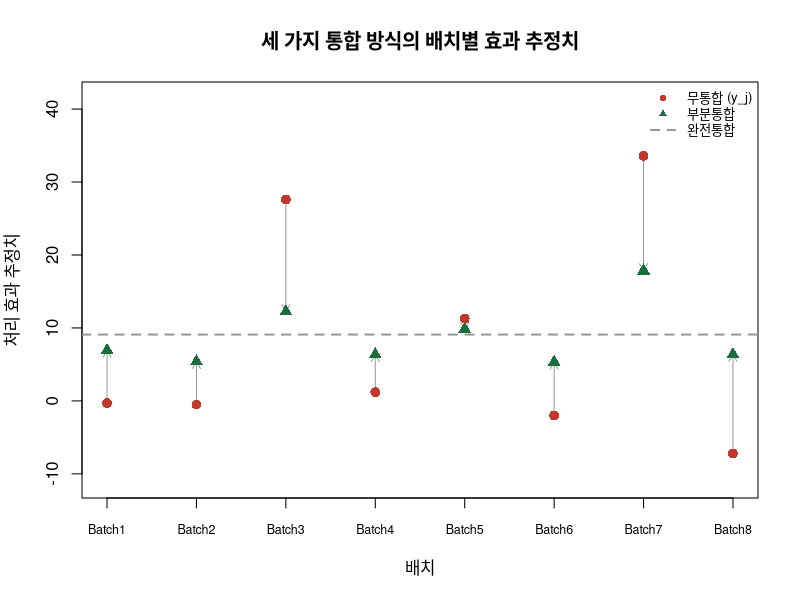
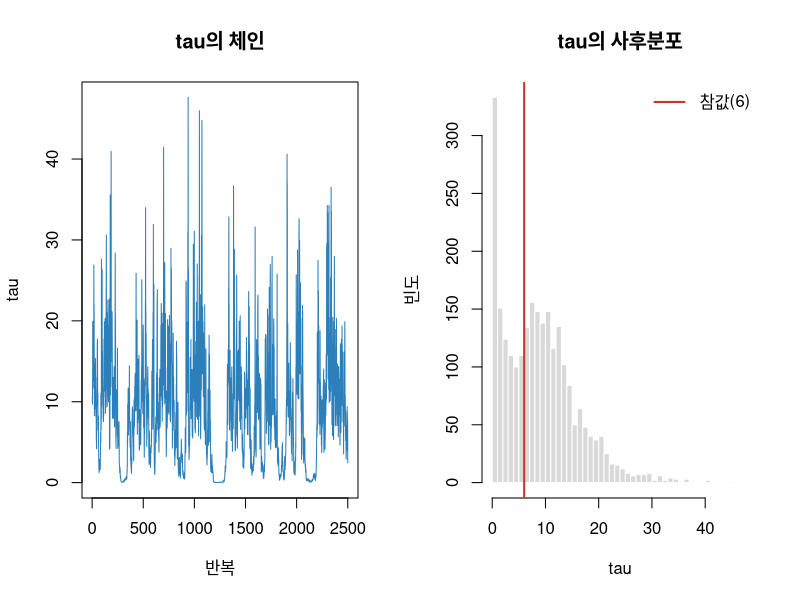
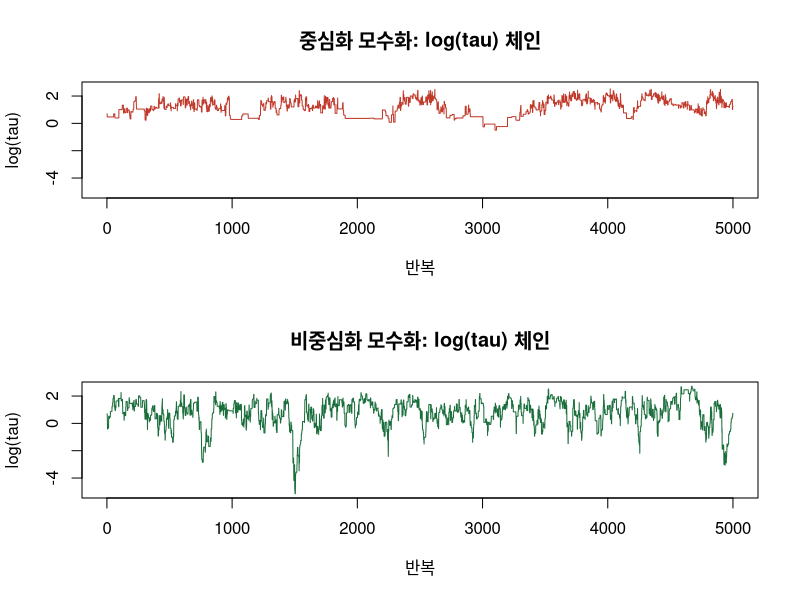
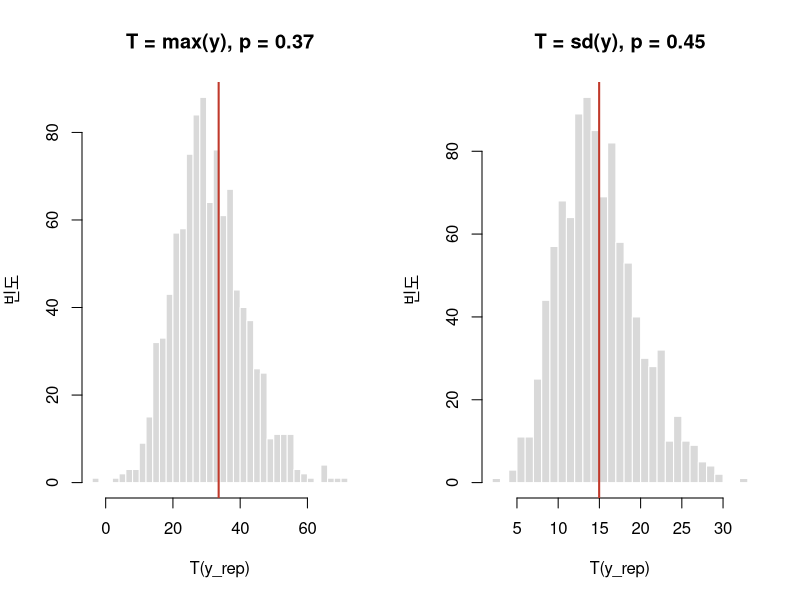
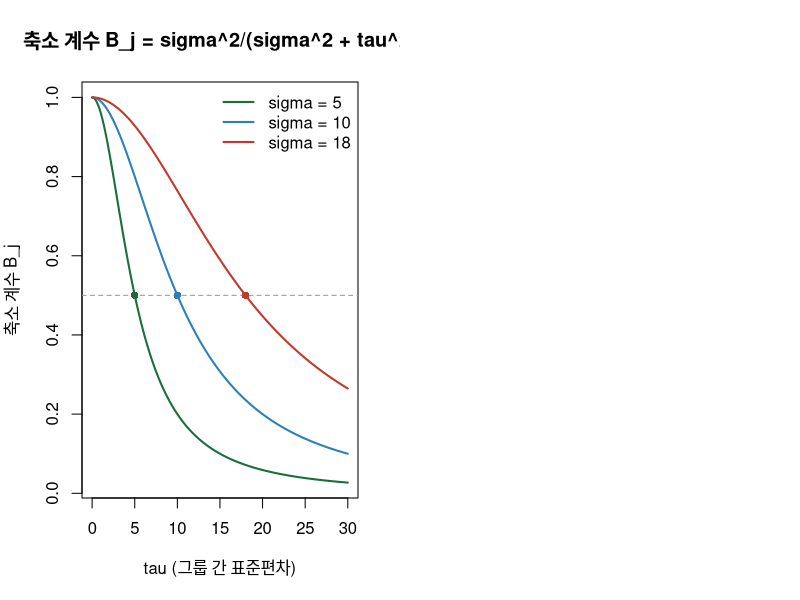
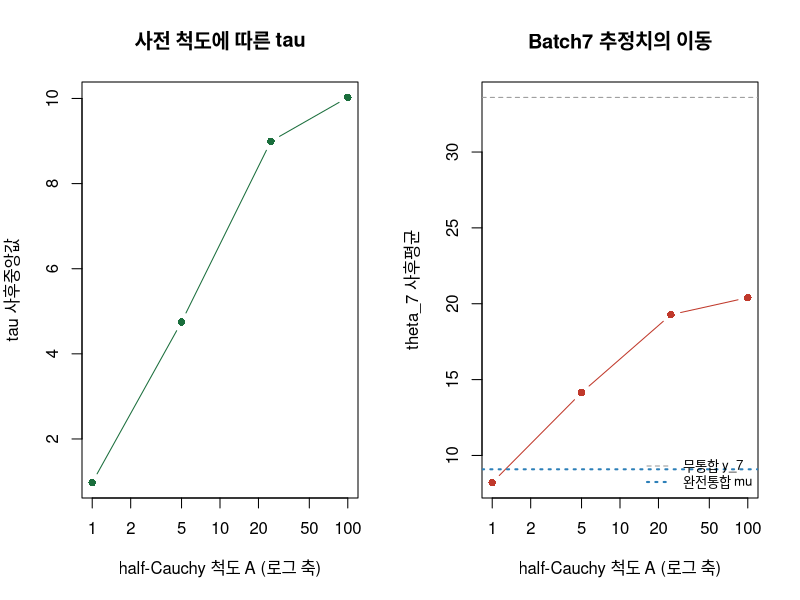

Recreate these plots in R, in order.
## ---- chunk 1
set.seed(9)
n_batch <- 8; batch_id <- paste0("Batch", 1:n_batch)
sigma_j <- c(15, 10, 16, 11, 9, 11, 10, 18)           # 배치별 표준오차(표본 수가 달라 다름)
mu_true <- 8; tau_true <- 6                           # 참값
theta_true <- rnorm(n_batch, mu_true, tau_true)       # 배치별 참 효과 (가상)
y_j <- round(rnorm(n_batch, theta_true, sigma_j), 1)  # 관측된 효과 추정치 (가상)
mu_pool <- sum(y_j / sigma_j^2) / sum(1 / sigma_j^2)  # 완전 통합: 정밀도 가중 평균
neg_log_marg <- function(par) -sum(dnorm(y_j, par[1], sqrt(sigma_j^2 + exp(par[2])^2), log = TRUE))  # 경험적 베이즈
fit_eb <- optim(c(0, log(5)), neg_log_marg); mu_eb <- fit_eb$par[1]; tau_eb <- exp(fit_eb$par[2])
b_j <- sigma_j^2 / (sigma_j^2 + tau_eb^2)             # 축소 계수 B_j
theta_partial <- b_j * mu_eb + (1 - b_j) * y_j        # 부분 통합 추정치
cat(sprintf("완전통합 mu = %.2f | 경험적 베이즈 mu = %.2f, tau = %.2f\n", mu_pool, mu_eb, tau_eb))
tab1 <- round(rbind(sigma_j, y_j, theta_partial, b_j), 2)
rownames(tab1) <- c("표준오차", "무통합 y_j", "부분통합", "축소계수 B_j"); colnames(tab1) <- batch_id; print(tab1)
plot(1:n_batch, y_j, type = "n", ylim = range(c(y_j, theta_partial)) + c(-4, 8), xaxt = "n",
     main = "세 가지 통합 방식의 배치별 효과 추정치", xlab = "배치", ylab = "처리 효과 추정치")
axis(1, at = 1:n_batch, labels = batch_id, cex.axis = 0.75); abline(h = mu_pool, col = "grey60", lwd = 2, lty = 2)
arrows(1:n_batch, y_j, 1:n_batch, theta_partial, length = 0.08, col = "grey60")  # 축소량
points(1:n_batch, y_j, pch = 16, col = "#c0392b", cex = 1.3)
points(1:n_batch, theta_partial, pch = 17, col = "#1a6e3c", cex = 1.3)
legend("topright", bty = "n", cex = 0.8, legend = c("무통합 (y_j)", "부분통합", "완전통합"),
       col = c("#c0392b", "#1a6e3c", "grey60"), pch = c(16, 17, NA), lty = c(NA, NA, 2), lwd = c(NA, NA, 2))
## ---- chunk 2
gibbs_hier <- function(y, sigma, n_iter = 5000, a_scale = 25, seed = 1) {
  set.seed(seed); n_g <- length(y)
  theta <- y; mu <- mean(y); tau2 <- var(y); xi <- 1     # 초기값
  out_mu <- numeric(n_iter); out_tau <- numeric(n_iter); out_theta <- matrix(0, n_iter, n_g)
  for (it in 1:n_iter) {
    prec  <- 1/sigma^2 + 1/tau2                          # 1) theta_j | mu, tau^2, y
    theta <- rnorm(n_g, (y/sigma^2 + mu/tau2) / prec, sqrt(1/prec))
    mu    <- rnorm(1, mean(theta), sqrt(tau2 / n_g))     # 2) mu | theta, tau^2
    tau2  <- 1 / rgamma(1, shape = (n_g+1)/2, rate = 1/xi + 0.5*sum((theta-mu)^2))  # 3) tau^2 | ..
    xi    <- 1 / rgamma(1, shape = 1, rate = 1/a_scale^2 + 1/tau2)   # 4) 보조변수
    out_mu[it] <- mu; out_tau[it] <- sqrt(tau2); out_theta[it, ] <- theta
  }
  keep <- (n_iter/2 + 1):n_iter                          # 앞 절반은 번인(burn-in)
  list(mu = out_mu[keep], tau = out_tau[keep], theta = out_theta[keep, , drop = FALSE])
}
fit_pp <- gibbs_hier(y_j, sigma_j, n_iter = 5000, a_scale = 25, seed = 7)
fmt <- function(v, f) sprintf("%.2f (95%% %.1f ~ %.1f)", f(v), quantile(v, 0.025), quantile(v, 0.975))
cat("mu  사후평균  ", fmt(fit_pp$mu, mean), "\ntau 사후중앙값", fmt(fit_pp$tau, median), "\n")
print(round(colMeans(fit_pp$theta), 1))
par(mfrow = c(1, 2))
plot(fit_pp$tau, type = "l", col = "#2c7fb8", main = "tau의 체인", xlab = "반복", ylab = "tau")
hist(fit_pp$tau, breaks = 40, col = "grey85", border = "white",
     main = "tau의 사후분포", xlab = "tau", ylab = "빈도")
abline(v = tau_true, col = "#c0392b", lwd = 2); legend("topright", "참값(6)", col = "#c0392b", lwd = 2, bty = "n")
## ---- chunk 3
set.seed(19)
sigma_s <- rep(10, n_batch); a_hn <- 5        # tau ~ Half-Normal(0, 5)
y_s <- round(rnorm(n_batch, 5, sigma_s), 1)   # 배치 간 차이가 없는(tau=0) 가상 데이터
# 중심화: 모수는 (mu, log tau, theta_1..theta_J). 마지막 log_tau 항은 야코비안.
lp_centered <- function(p, y, sigma) {
  mu <- p[1]; log_tau <- p[2]; tau <- exp(log_tau); theta <- p[-(1:2)]
  sum(dnorm(y, theta, sigma, log = TRUE)) + sum(dnorm(theta, mu, tau, log = TRUE)) + dnorm(tau, 0, a_hn, log = TRUE) + log_tau
}
# 비중심화: 모수는 (mu, log tau, eta_1..eta_J), theta = mu + tau * eta
lp_noncentered <- function(p, y, sigma) {
  mu <- p[1]; log_tau <- p[2]; tau <- exp(log_tau); eta <- p[-(1:2)]
  sum(dnorm(y, mu + tau * eta, sigma, log = TRUE)) + sum(dnorm(eta, 0, 1, log = TRUE)) + dnorm(tau, 0, a_hn, log = TRUE) + log_tau
}
rw_metropolis <- function(lp, init, step, n_iter, y, sigma, seed = 1) {
  set.seed(seed); d <- length(init); draws <- matrix(0, n_iter, d)
  cur <- init; lp_cur <- lp(cur, y, sigma); n_acc <- 0
  for (it in 1:n_iter) {
    prop <- cur + rnorm(d, 0, step)                      # 대칭 제안분포
    lp_prop <- lp(prop, y, sigma)
    if (log(runif(1)) < lp_prop - lp_cur) { cur <- prop; lp_cur <- lp_prop; n_acc <- n_acc + 1 }
    draws[it, ] <- cur
  }
  list(draws = draws, acc = n_acc / n_iter)
}
var_plus_hat <- function(sims) {               # 아래 두 함수는 W6에서 만든 것과 같습니다
  sims <- as.matrix(sims); n <- nrow(sims); m <- ncol(sims)
  ((n - 1) / n) * mean(apply(sims, 2, var)) + if (m > 1) var(colMeans(sims)) else 0
}
ess_basic <- function(sims) {
  sims <- as.matrix(sims); n0 <- nrow(sims); h <- floor(n0 / 2)
  sp <- cbind(sims[1:h, , drop = FALSE], sims[(n0 - h + 1):n0, , drop = FALSE])  # split
  n <- nrow(sp); m <- ncol(sp); w <- mean(apply(sp, 2, var)); var_plus <- var_plus_hat(sp)
  if (!is.finite(var_plus) || var_plus <= 0) return(NA_real_)
  acov <- sapply(seq_len(m), function(j)      # 체인별 자기공분산을 시차 n-1 까지
    acf(sp[, j], lag.max = n - 1, type = "covariance", plot = FALSE)$acf[, 1, 1])
  rho <- 1 - (w - rowMeans(as.matrix(acov))) / var_plus   # rho[k] 는 시차 k-1 의 자기상관
  n_pair <- floor(length(rho) / 2)                        # 시차 0부터 둘씩: (r0+r1), (r2+r3), ...
  pair <- cummin(rho[2 * (1:n_pair) - 1] + rho[2 * (1:n_pair)])   # 초기 단조 수열
  keep <- which(pair < 0)[1] - 1; if (is.na(keep)) keep <- n_pair  # 첫 음수 직전까지
  tau <- -1 + 2 * (if (keep >= 1) sum(pair[1:keep]) else 0)
  m * n / max(tau, 1 / log10(m * n))          # mn / tau. 상한 없음(반상관이면 ESS > mn)
}
fit_c <- rw_metropolis(lp_centered, c(mean(y_s), log(2), rep(mean(y_s), n_batch)),
                       c(1.5, 0.5, rep(2, n_batch)), 5000, y_s, sigma_s, seed = 11)
fit_n <- rw_metropolis(lp_noncentered, c(mean(y_s), log(2), rep(0, n_batch)),
                       c(1.5, 0.5, rep(0.7, n_batch)), 5000, y_s, sigma_s, seed = 11)
log_tau_c <- fit_c$draws[, 2]; log_tau_n <- fit_n$draws[, 2]
cmp <- data.frame(c("중심화", "비중심화"), round(c(fit_c$acc, fit_n$acc), 3), round(c(ess_basic(log_tau_c),
       ess_basic(log_tau_n))), round(c(min(exp(log_tau_c)), min(exp(log_tau_n))), 4))
names(cmp) <- c("모수화", "채택률", "ESS_logtau", "도달한 최소 tau"); print(cmp)
par(mfrow = c(2, 1)); yr <- range(c(log_tau_c, log_tau_n))
plot(log_tau_c, type = "l", col = "#c0392b", ylim = yr,
     main = "중심화 모수화: log(tau) 체인", xlab = "반복", ylab = "log(tau)")
plot(log_tau_n, type = "l", col = "#1a6e3c", ylim = yr,
     main = "비중심화 모수화: log(tau) 체인", xlab = "반복", ylab = "log(tau)")
## ---- chunk 4
set.seed(1)
n_rep <- 1000
idx <- sample(nrow(fit_pp$theta), n_rep, replace = TRUE)   # 사후 표본에서 theta 추출
sigma_mat <- matrix(sigma_j, n_rep, n_batch, byrow = TRUE)  # 가짜 데이터셋 1000개
y_rep <- matrix(rnorm(n_rep * n_batch, fit_pp$theta[idx, , drop = FALSE], sigma_mat), n_rep, n_batch)
t_max_rep <- apply(y_rep, 1, max); t_sd_rep <- apply(y_rep, 1, sd)
p_max <- mean(t_max_rep >= max(y_j)); p_sd <- mean(t_sd_rep >= sd(y_j)); par(mfrow = c(1, 2))
hist(t_max_rep, breaks = 40, col = "grey85", border = "white",
     main = sprintf("T = max(y), p = %.2f", p_max), xlab = "T(y_rep)", ylab = "빈도")
abline(v = max(y_j), col = "#c0392b", lwd = 2)
hist(t_sd_rep, breaks = 40, col = "grey85", border = "white",
     main = sprintf("T = sd(y), p = %.2f", p_sd), xlab = "T(y_rep)", ylab = "빈도")
abline(v = sd(y_j), col = "#c0392b", lwd = 2)
## ---- chunk 5
waic_calc <- function(log_lik) {                 # log_lik: S(사후표본) x n(관측) 행렬
  lppd_i <- apply(log_lik, 2,                    # 관측별 로그 사후예측밀도 (log-sum-exp)
                  function(v) { m <- max(v); m + log(mean(exp(v - m))) })
  p_i <- apply(log_lik, 2, var); elpd_i <- lppd_i - p_i   # 관측별 로그가능도의 사후 분산
  list(lppd = sum(lppd_i), p_waic = sum(p_i), elpd_i = elpd_i, waic = -2 * sum(elpd_i),
       se = 2 * sqrt(length(elpd_i)) * sd(elpd_i))
}
n_draw <- nrow(fit_pp$theta); y_mat <- matrix(y_j, n_draw, n_batch, byrow = TRUE)
sig_full <- matrix(sigma_j, n_draw, n_batch, byrow = TRUE)
ll_partial <- dnorm(y_mat, fit_pp$theta, sig_full, log = TRUE)     # 부분 통합
set.seed(3)   # 무통합 사후 theta_j | y ~ N(y_j, sigma_j^2)
theta_nopool <- matrix(rnorm(n_draw * n_batch, y_mat, sig_full), n_draw, n_batch)
ll_nopool <- dnorm(y_mat, theta_nopool, sig_full, log = TRUE)
w_pp <- waic_calc(ll_partial); w_np <- waic_calc(ll_nopool)
res_w <- data.frame(c("부분통합", "무통합"), round(c(w_pp$lppd, w_np$lppd), 2),
                    round(c(w_pp$p_waic, w_np$p_waic), 2), round(c(w_pp$waic, w_np$waic), 2), round(c(w_pp$se, w_np$se), 2))
names(res_w) <- c("모형", "lppd", "p_waic", "WAIC", "se"); print(res_w)
d_i <- w_pp$elpd_i - w_np$elpd_i                 # 짝지은 차이로 표준오차를 구함
cat(sprintf("WAIC 차이(부분통합 - 무통합) = %.2f, se = %.2f\n", -2 * sum(d_i), 2 * sqrt(n_batch) * sd(d_i)))
cat("p_waic_i > 0.4 인 관측 수:  부분통합", sum(apply(ll_partial, 2, var) > 0.4),
    "/ 무통합", sum(apply(ll_nopool, 2, var) > 0.4), "\n")
## ---- chunk 6
tau_grid <- seq(0.01, 30, length.out = 300)
sig_set <- c(5, 10, 18); col_set <- c("#1a6e3c", "#2c7fb8", "#c0392b")
b_mat <- sapply(sig_set, function(s) s^2 / (s^2 + tau_grid^2))
matplot(tau_grid, b_mat, type = "l", lwd = 2, lty = 1, col = col_set,
        main = "축소 계수 B_j = sigma^2/(sigma^2 + tau^2)", xlab = "tau (그룹 간 표준편차)", ylab = "축소 계수 B_j")
abline(h = 0.5, col = "grey60", lty = 2)
points(sig_set, rep(0.5, length(sig_set)), pch = 16, col = col_set)  # tau = sigma 지점
legend("topright", legend = paste("sigma =", sig_set), bty = "n", col = col_set, lwd = 2)
## ---- chunk 7
set.seed(2024); mu_draw <- rnorm(2000, 1.2, 0.4)   # 어떤 모형의 사후 표본 S = 2000
y_obs <- c(0.7, 1.5, 2.9, 0.2, 1.1, 1.8)    # 가상의 관측값 n = 6
ll_mat <- sapply(y_obs, function(y) dnorm(y, mu_draw, 1, log = TRUE))
dim(ll_mat)
## ---- chunk 8
lppd_i <- apply(ll_mat, 2, function(v) { m <- max(v); m + log(mean(exp(v - m))) }); p_i <- apply(ll_mat, 2, var)
manual <- c(sum(lppd_i), sum(p_i), -2 * (sum(lppd_i) - sum(p_i))); res <- waic_calc(ll_mat)
chk <- data.frame(c("lppd", "p_waic", "WAIC"), round(manual, 4), round(c(res$lppd, res$p_waic, res$waic), 4))
names(chk) <- c("항목", "직접 계산", "waic_calc"); print(chk)
round(data.frame(y = y_obs, lppd_i = lppd_i, p_i = p_i), 3)
## ---- chunk 9
a_set <- c(1, 5, 25, 100)
sens <- t(sapply(a_set, function(a) { f <- gibbs_hier(y_j, sigma_j, n_iter = 4000, a_scale = a, seed = 7)
  c(tau_med = median(f$tau), theta7 = mean(f$theta[, 7]), mu = mean(f$mu)) }))
print(data.frame(a_scale = a_set, round(sens, 2)))
par(mfrow = c(1, 2))
plot(a_set, sens[, "tau_med"], type = "b", pch = 16, log = "x", col = "#1a6e3c",
     main = "사전 척도에 따른 tau", xlab = "half-Cauchy 척도 A (로그 축)", ylab = "tau 사후중앙값")
plot(a_set, sens[, "theta7"], type = "b", pch = 16, log = "x", col = "#c0392b",
     ylim = range(c(sens[, "theta7"], mu_pool, y_j[7])), ylab = "theta_7 사후평균",
     main = "Batch7 추정치의 이동", xlab = "half-Cauchy 척도 A (로그 축)")
abline(h = y_j[7], col = "grey60", lty = 2)
abline(h = mu_pool, col = "#2c7fb8", lty = 3, lwd = 2)
legend("bottomright", legend = c("무통합 y_7", "완전통합 mu"),
       col = c("grey60", "#2c7fb8"), lty = c(2, 3), lwd = c(1, 2), bty = "n", cex = 0.8)
